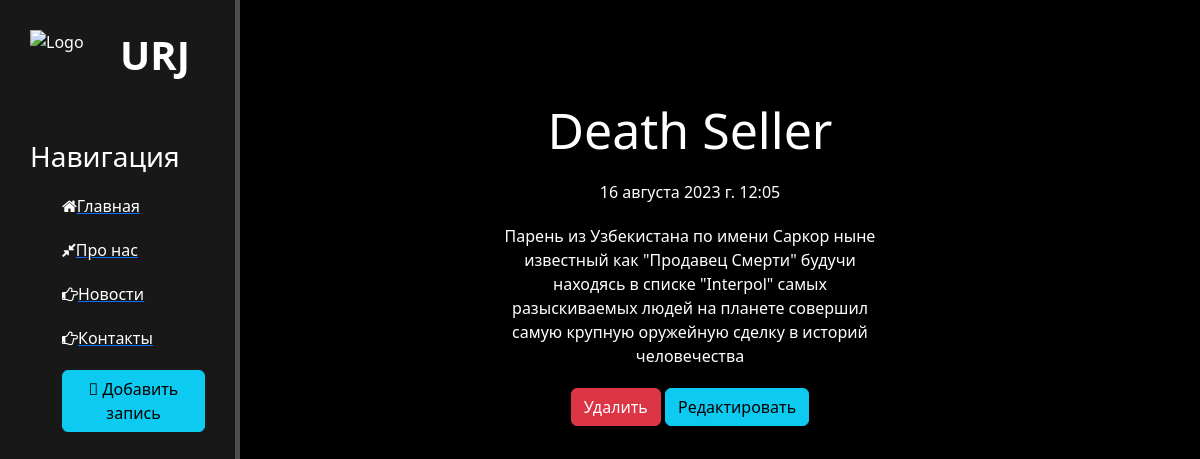
Screenshot of /news/1 with the database file from the repository.
### news/models.py (models this page shows, shortened)
class Articles(models.Model):
    title = models.CharField('Название', max_length=60)
    anons = models.CharField('Анонс', max_length=250)
    full_text =models.TextField('Статья')
    date = models.DateTimeField('Дата публикации')
    class Meta:
        verbose_name = 'Новость'
        verbose_name_plural = 'Новости'

### news/views.py (the view)
# urls.py: path('<int:pk>', views.NewsDetailView.as_view(), name='news-detail'),
class NewsDetailView(DetailView):
    model = Articles
    template_name = 'news/details_view.html'
    context_object_name = 'article'

### news/templates/news/details_view.html (shortened to what this page needs)
{% extends 'main/layout.html' %}
{% block content %}
    <div class="features">
        <h1>{{ article.title }}</h1>
        <p>{{ article.date }}</p>
        <p>{{ article.full_text }}</p>
        <a href="{%  url 'news-delete' article.id %}" class="btn btn-danger">Удалить</a>
        <a href="{%  url 'news-update' article.id %}" class="btn btn-info">Редактировать</a>
    </div>
{% endblock %}

### main/static/main/css/main.css (style rules this page uses)
body { background: black; }
main .features { float: left; color: #fff; margin-top: 100px; text-align: center; width: 75%; }
main .features h1 { font-size: 50px; }
main .features p { max-width: 400px; margin: 20px auto }

### rows the page displays
Articles: title "Death Seller", date "16 августа 2023 г. 12:05", full_text "Парень из Узбекистана по имени Саркор ныне известный как \"Продавец Смерти\" будучи находясь в списке \"Interpol\" самых разыскиваемых людей на планете совершил самую крупную оружейную сделку в историй человечества"
